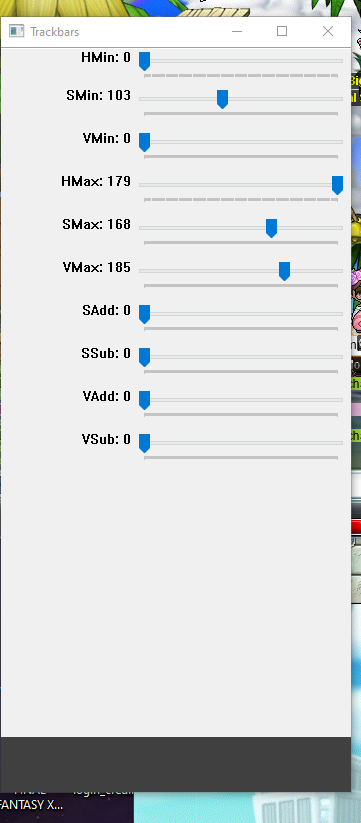
#> input picture Test.png, 361 x 823 px
$ python -i HsvFiltering.py   (imports and definitions only)
#> lines starting #> are read from the running program, lines starting #| are printed output that depends on the picture
#> further down, picture is the input picture: shape (823, 361, 3); mean B, G, R 217.8, 217.8, 215.2
import cv2
import numpy as np
# Can use filters to reduce the number of images to look for when farming. Can potentially reduce it from 4 images to 2 images (maybe even 1?)
# To use if you ever run into performance issues

def init_control_gui():

    cv2.namedWindow('Trackbars', cv2.WINDOW_NORMAL)
    cv2.resizeWindow('Trackbars', 350, 700)

    # required callback. we'll be using getTrackbarPos() to do lookups
    # instead of using the callback.
    def nothing(position):
        pass

    # create trackbars for bracketing.
    # OpenCV scale for HSV is H: 0-179, S: 0-255, V: 0-255
    cv2.createTrackbar('HMin', 'Trackbars', 0, 179, nothing)
    cv2.createTrackbar('SMin', 'Trackbars', 0, 255, nothing)
    cv2.createTrackbar('VMin', 'Trackbars', 0, 255, nothing)
    cv2.createTrackbar('HMax', 'Trackbars', 0, 179, nothing)
    cv2.createTrackbar('SMax', 'Trackbars', 0, 255, nothing)
    cv2.createTrackbar('VMax', 'Trackbars', 0, 255, nothing)
    # Set default value for Max HSV trackbars
    cv2.setTrackbarPos('HMax', 'Trackbars', 179)
    cv2.setTrackbarPos('SMax', 'Trackbars', 255)
    cv2.setTrackbarPos('VMax', 'Trackbars', 255)

    # trackbars for increasing/decreasing saturation and value
    cv2.createTrackbar('SAdd', 'Trackbars', 0, 255, nothing)
    cv2.createTrackbar('SSub', 'Trackbars', 0, 255, nothing)
    cv2.createTrackbar('VAdd', 'Trackbars', 0, 255, nothing)
    cv2.createTrackbar('VSub', 'Trackbars', 0, 255, nothing)

def get_hsv_filter_from_controls():
    # Get current positions of all trackbars
    hsv_filter = HsvFilter()
    hsv_filter.hMin = cv2.getTrackbarPos('HMin', 'Trackbars')
    hsv_filter.sMin = cv2.getTrackbarPos('SMin', 'Trackbars')
    hsv_filter.vMin = cv2.getTrackbarPos('VMin', 'Trackbars')
    hsv_filter.hMax = cv2.getTrackbarPos('HMax', 'Trackbars')
    hsv_filter.sMax = cv2.getTrackbarPos('SMax', 'Trackbars')
    hsv_filter.vMax = cv2.getTrackbarPos('VMax', 'Trackbars')
    hsv_filter.sAdd = cv2.getTrackbarPos('SAdd', 'Trackbars')
    hsv_filter.sSub = cv2.getTrackbarPos('SSub', 'Trackbars')
    hsv_filter.vAdd = cv2.getTrackbarPos('VAdd', 'Trackbars')
    hsv_filter.vSub = cv2.getTrackbarPos('VSub', 'Trackbars')
    return hsv_filter

    # given an image and an HSV filter, apply the filter and return the resulting image.
    # if a filter is not supplied, the control GUI trackbars will be used


def apply_hsv_filter(original_image, hsv_filter=None):
    # convert image to HSV
    hsv = cv2.cvtColor(original_image, cv2.COLOR_BGR2HSV)
#> hsv: shape (823, 361, 3); mean H, S, V 8.9, 9.4, 219.6

    # if we haven't been given a defined filter, use the filter values from the GUI
    if not hsv_filter:
        hsv_filter = get_hsv_filter_from_controls()

    # add/subtract saturation and value
    h, s, v = cv2.split(hsv)
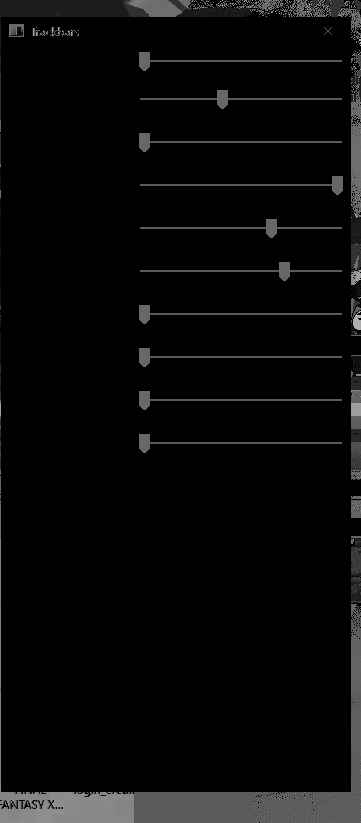
#> h: shape (823, 361); min 0, max 176, mean 8.9
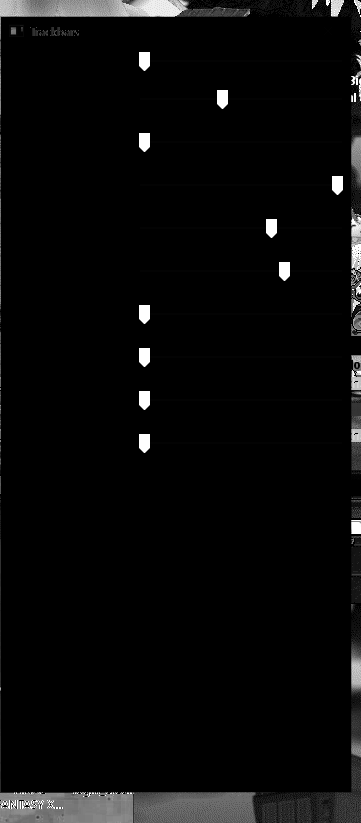
#> s: shape (823, 361); min 0, max 255, mean 9.4
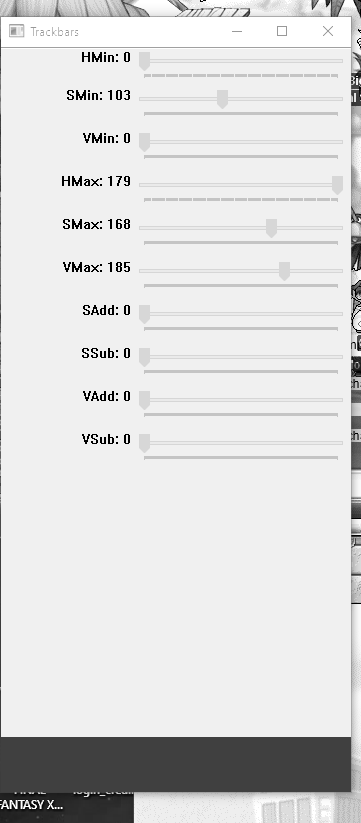
#> v: shape (823, 361); min 0, max 255, mean 219.6
    s = shift_channel(s, hsv_filter.sAdd)
    s = shift_channel(s, -hsv_filter.sSub)
    v = shift_channel(v, hsv_filter.vAdd)
    v = shift_channel(v, -hsv_filter.vSub)
    hsv = cv2.merge([h, s, v])

    # Set minimum and maximum HSV values to display
    lower = np.array([hsv_filter.hMin, hsv_filter.sMin, hsv_filter.vMin])
    upper = np.array([hsv_filter.hMax, hsv_filter.sMax, hsv_filter.vMax])
    # Apply the thresholds
    mask = cv2.inRange(hsv, lower, upper)
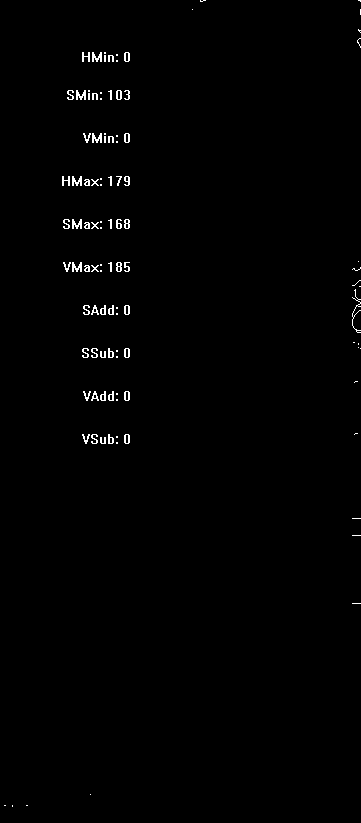
#> mask: shape (823, 361); 0.79% white in thin lines or dots
    result = cv2.bitwise_and(hsv, hsv, mask=mask)
#> result: shape (823, 361, 3); every value is 0

    # convert back to BGR for imshow() to display it properly
    img = cv2.cvtColor(result, cv2.COLOR_HSV2BGR)

    return img

 # apply adjustments to an HSV channel
# https://stackoverflow.com/questions/49697363/shifting-hsv-pixel-values-in-python-using-numpy
def shift_channel(c, amount):
    if amount > 0:
        lim = 255 - amount
        c[c >= lim] = 255
        c[c < lim] += amount
    elif amount < 0:
        amount = -amount
        lim = amount
        c[c <= lim] = 0
        c[c > lim] -= amount
    return c

# custom data structure to hold the state of an HSV filter
class HsvFilter:

    def __init__(self, hMin=None, sMin=None, vMin=None, hMax=None, sMax=None, vMax=None, sAdd=None, sSub=None, vAdd=None, vSub=None):
        self.hMin = hMin
        self.sMin = sMin
        self.vMin = vMin
        self.hMax = hMax
        self.sMax = sMax
        self.vMax = vMax
        self.sAdd = sAdd
        self.sSub = sSub
        self.vAdd = vAdd
        self.vSub = vSub

>>> import cv2
>>> picture = cv2.imread('Test.png')
>>> result = apply_hsv_filter(picture)
